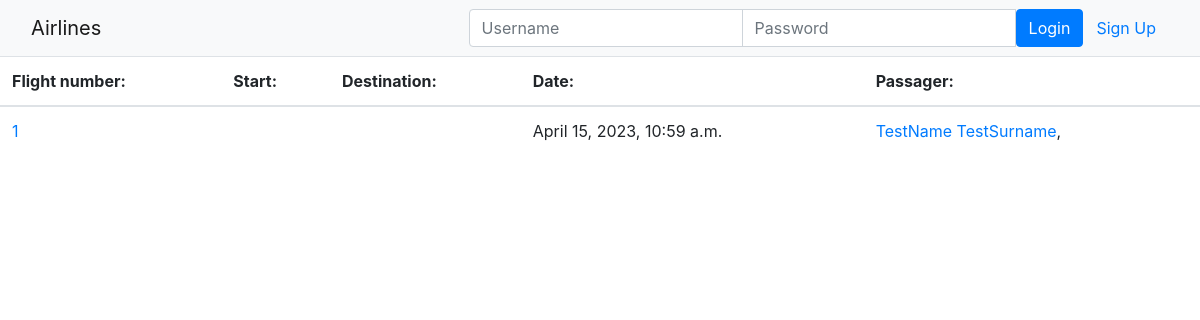
/airline/, run on an earlier commit of the app's database.
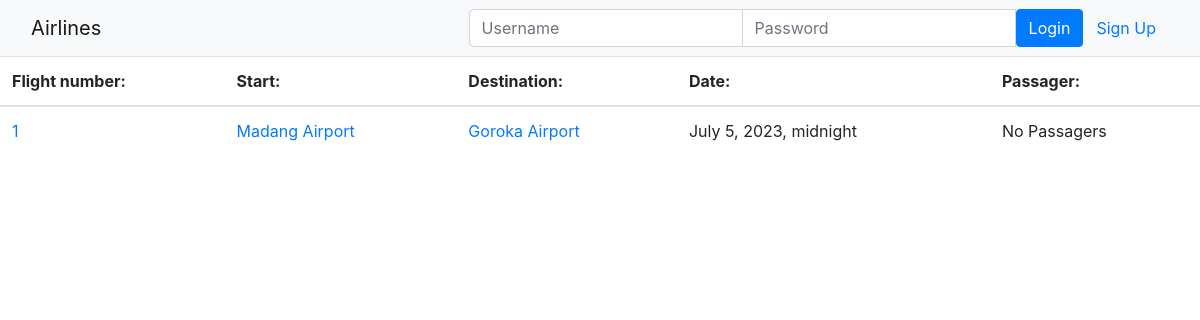
And on a later commit of the database.
### airline/models.py (models this page shows, shortened)
class Flight(models.Model):
    flight_number = models.IntegerField()
    start = models.ForeignKey(Airport, on_delete=models.CASCADE, related_name='departures')
    destination = models.ForeignKey(Airport, on_delete=models.CASCADE, related_name='arrivals')
    date = models.DateTimeField()

class Passager(models.Model):
    first_name = models.CharField(max_length=20)
    surname = models.CharField(max_length=30)
    flights = models.ManyToManyField(Flight, related_name='passengers')
    def __str__(self):
        return f"{self.first_name} {self.surname}"

class Airport(models.Model):
    airport_id = models.IntegerField(primary_key=True)
    name = models.CharField(max_length=100)
    city = models.CharField(max_length=100)
    country = models.CharField(max_length=100)
    latitude = models.FloatField()
    longitude = models.FloatField()
    def __str__(self):
        return f"{self.name}"

### airline/views.py (the view)
# urls.py: path('', views.index, name='index'),
def index(request):
    context = {
        "airport": Airport.objects.all(),
        "passager":Passager.objects.all(),
        "flight":Flight.objects.all(),
        }
    return render(request, template_name="airline/main.html", context=context)

### airline/templates/airline/main.html (shortened to what this page needs)
{% extends "airline/index.html" %}
{% block content %}
<table class="table">
<thead>
    <tr>
        <th>Flight number: </th>
        <th>Start: </th>
        <th>Destination: </th>
        <th>Date: </th>
        <th>Passager: </th>
    </tr>
</thead>
<tbody>
    {% if not airport %}
        <form class="form-inline" action="{% url 'airline:upload_airport' %}" method="post">
            {% csrf_token %}
            <label for="vol">Enter quantity of Airport to load: (2-250)</label>
            <input type="number" id="vol" name="vol" min="2" max="250">
            <button class="btn btn-primary" type="submit">Upload Airport Data</button>
        </form>
    {% else %}
    {% if flight %}
        {% for fli in flight %}
        <tr>
            <td><a href="/airline/flight/{{fli.id}}">{{fli.id}}</a></td>
            <td><a href="/airline/airport/{{fli.start.airport_id}}">{{fli.start}}</a></td>
            <td><a href="/airline/airport/{{fli.destination.airport_id}}">{{fli.destination}}</a></td>
            <td>{{fli.date}}</td>
            {% if fli.passengers.all %}
                <td>{% for passagers in fli.passengers.all %}
                <a href="/airline/passager/{{passagers.id}}">{{passagers}}</a>, {% endfor %}</td>
            {% else %}
                <td>No Passagers</td>
            {% endif %}
        </tr>
        {% endfor %}
    {% endif %}
    </tbody>
    </table>
    {% endif %}
{% endblock %}

What changed in the data, as far as the page shows it:
removed Passager: first_name+surname "TestName TestSurname"
changed Flight id 1: start_id 1 → 2 (drawn); start (not shown) → "Madang Airport"; destination_id 2 → 1 (drawn); destination (not shown) → "Goroka Airport"; date "April 15, 2023, 10:59 a.m." → "July 5, 2023, midnight"
